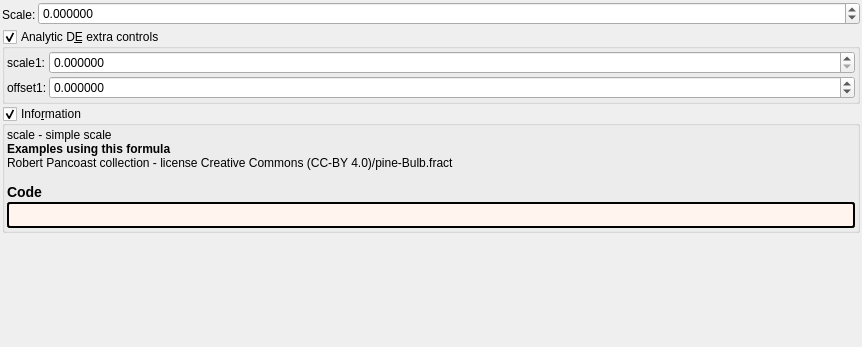
<?xml version="1.0" encoding="UTF-8"?>
<ui version="4.0">
 <class>transf_scale</class>
 <widget class="QWidget" name="Form">
  <property name="geometry">
   <rect>
    <x>0</x>
    <y>0</y>
    <width>862</width>
    <height>347</height>
   </rect>
  </property>
  <property name="windowTitle">
   <string notr="true">transf_scale</string>
  </property>
  <layout class="QVBoxLayout" name="verticalLayout">
   <property name="spacing">
    <number>2</number>
   </property>
   <property name="leftMargin">
    <number>2</number>
   </property>
   <property name="topMargin">
    <number>2</number>
   </property>
   <property name="rightMargin">
    <number>2</number>
   </property>
   <property name="bottomMargin">
    <number>2</number>
   </property>
   <item>
    <layout class="QGridLayout" name="gridLayout" columnstretch="0,1">
     <property name="spacing">
      <number>2</number>
     </property>
     <item row="0" column="0" rowspan="2">
      <widget class="QLabel" name="label_108">
       <property name="text">
        <string>Scale:</string>
       </property>
      </widget>
     </item>
     <item row="0" column="1">
      <widget class="MyDoubleSpinBox" name="spinbox_transf_scale">
       <property name="sizePolicy">
        <sizepolicy hsizetype="Minimum" vsizetype="Maximum">
         <horstretch>0</horstretch>
         <verstretch>0</verstretch>
        </sizepolicy>
       </property>
       <property name="prefix">
        <string/>
       </property>
       <property name="suffix">
        <string/>
       </property>
       <property name="decimals">
        <number>6</number>
       </property>
       <property name="minimum">
        <double>-99.989999999999995</double>
       </property>
       <property name="maximum">
        <double>99.989999999999995</double>
       </property>
       <property name="singleStep">
        <double>0.100000000000000</double>
       </property>
      </widget>
     </item>
    </layout>
   </item>
   <item>
    <widget class="MyGroupBox" name="groupCheck_analyticDE_enabled_false">
     <property name="title">
      <string>Analytic D&amp;E extra controls</string>
     </property>
     <property name="checkable">
      <bool>true</bool>
     </property>
     <layout class="QVBoxLayout" name="verticalLayout_13" stretch="0">
      <property name="spacing">
       <number>2</number>
      </property>
      <property name="leftMargin">
       <number>2</number>
      </property>
      <property name="topMargin">
       <number>2</number>
      </property>
      <property name="rightMargin">
       <number>2</number>
      </property>
      <property name="bottomMargin">
       <number>2</number>
      </property>
      <item>
       <layout class="QGridLayout" name="gridLayout_27" columnstretch="0,0,1">
        <property name="spacing">
         <number>2</number>
        </property>
        <item row="0" column="1">
         <widget class="QLabel" name="label_182">
          <property name="text">
           <string>scale1:</string>
          </property>
         </widget>
        </item>
        <item row="1" column="2">
         <widget class="MyDoubleSpinBox" name="spinbox_analyticDE_offset_1">
          <property name="sizePolicy">
           <sizepolicy hsizetype="Minimum" vsizetype="Maximum">
            <horstretch>0</horstretch>
            <verstretch>0</verstretch>
           </sizepolicy>
          </property>
          <property name="prefix">
           <string/>
          </property>
          <property name="suffix">
           <string/>
          </property>
          <property name="decimals">
           <number>6</number>
          </property>
          <property name="minimum">
           <double>-99.989999999999995</double>
          </property>
          <property name="maximum">
           <double>99.989999999999995</double>
          </property>
          <property name="singleStep">
           <double>0.100000000000000</double>
          </property>
         </widget>
        </item>
        <item row="0" column="2">
         <widget class="MyDoubleSpinBox" name="spinbox_analyticDE_scale_1">
          <property name="sizePolicy">
           <sizepolicy hsizetype="Minimum" vsizetype="Maximum">
            <horstretch>0</horstretch>
            <verstretch>0</verstretch>
           </sizepolicy>
          </property>
          <property name="prefix">
           <string/>
          </property>
          <property name="suffix">
           <string/>
          </property>
          <property name="decimals">
           <number>6</number>
          </property>
          <property name="minimum">
           <double>0.000000000000000</double>
          </property>
          <property name="maximum">
           <double>99.989999999999995</double>
          </property>
          <property name="singleStep">
           <double>0.100000000000000</double>
          </property>
         </widget>
        </item>
        <item row="1" column="1">
         <widget class="QLabel" name="label_177">
          <property name="text">
           <string>offset1:</string>
          </property>
         </widget>
        </item>
       </layout>
      </item>
     </layout>
    </widget>
   </item>
   <item>
    <widget class="MyGroupBox" name="groupCheck_info">
     <property name="title">
      <string>Info&amp;rmation</string>
     </property>
     <property name="flat">
      <bool>false</bool>
     </property>
     <property name="checkable">
      <bool>true</bool>
     </property>
     <layout class="QVBoxLayout" name="verticalLayout_2">
      <property name="spacing">
       <number>2</number>
      </property>
      <property name="leftMargin">
       <number>2</number>
      </property>
      <property name="topMargin">
       <number>2</number>
      </property>
      <property name="rightMargin">
       <number>2</number>
      </property>
      <property name="bottomMargin">
       <number>2</number>
      </property>
      <item>
       <widget class="QLabel" name="label_information_general">
        <property name="text">
         <string notr="true">&lt;p&gt;scale - simple scale&lt;/p&gt;&lt;table&gt;
&lt;/table&gt;
&lt;br&gt;&lt;b&gt;Examples using this formula&lt;/b&gt;&lt;br&gt;Robert Pancoast collection - license Creative Commons (CC-BY 4.0)/pine-Bulb.fract&lt;h3&gt;Code&lt;/h3&gt;</string>
        </property>
        <property name="wordWrap">
         <bool>true</bool>
        </property>
        <property name="openExternalLinks">
         <bool>true</bool>
        </property>
        <property name="textInteractionFlags">
         <set>Qt::LinksAccessibleByMouse|Qt::TextSelectableByMouse</set>
        </property>
       </widget>
      </item>
      <item>
       <widget class="QLabel" name="label_code_content">
        <property name="styleSheet">
         <string notr="true">border-style: outset; border-width: 2px; border-radius: 3px; border-color: black; background-color: #fff5ee; padding: 4px;</string>
        </property>
        <property name="text">
         <string notr="true"></string>
        </property>
        <property name="wordWrap">
         <bool>true</bool>
        </property>
        <property name="openExternalLinks">
         <bool>true</bool>
        </property>
        <property name="textInteractionFlags">
         <set>Qt::LinksAccessibleByMouse|Qt::TextSelectableByMouse</set>
        </property>
       </widget>
      </item>
     </layout>
    </widget>
   </item>
   <item>
    <spacer name="verticalSpacer">
     <property name="orientation">
      <enum>Qt::Vertical</enum>
     </property>
     <property name="sizeHint" stdset="0">
      <size>
       <width>20</width>
       <height>40</height>
      </size>
     </property>
    </spacer>
   </item>
  </layout>
 </widget>
 <customwidgets>
  <customwidget>
   <class>MyDoubleSpinBox</class>
   <extends>QDoubleSpinBox</extends>
   <header>my_double_spin_box.h</header>
  </customwidget>
  <customwidget>
   <class>MyGroupBox</class>
   <extends>QGroupBox</extends>
   <header>my_group_box.h</header>
   <container>1</container>
  </customwidget>
 </customwidgets>
 <tabstops>
  <tabstop>spinbox_transf_scale</tabstop>
  <tabstop>groupCheck_info</tabstop>
 </tabstops>
 <resources/>
 <connections/>
</ui>
